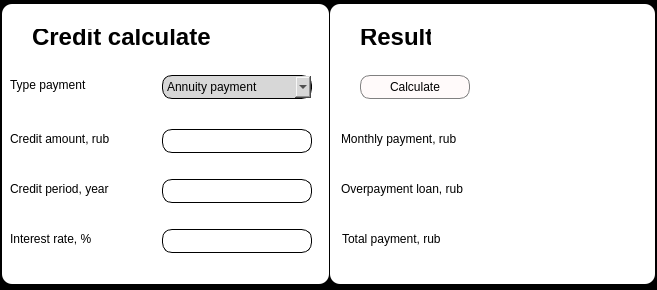
<?xml version="1.0" encoding="UTF-8"?>
<ui version="4.0">
 <class>Credit_calculate</class>
 <widget class="QDialog" name="Credit_calculate">
  <property name="geometry">
   <rect>
    <x>0</x>
    <y>0</y>
    <width>657</width>
    <height>290</height>
   </rect>
  </property>
  <property name="windowTitle">
   <string>Dialog</string>
  </property>
  <property name="styleSheet">
   <string notr="true">background-color: black;</string>
  </property>
  <widget class="QWidget" name="widget" native="true">
   <property name="geometry">
    <rect>
     <x>2</x>
     <y>4</y>
     <width>327</width>
     <height>280</height>
    </rect>
   </property>
   <property name="styleSheet">
    <string notr="true">border-radius: 10px;
background: white;</string>
   </property>
   <widget class="QLabel" name="label">
    <property name="geometry">
     <rect>
      <x>30</x>
      <y>25</y>
      <width>291</width>
      <height>16</height>
     </rect>
    </property>
    <property name="font">
     <font>
      <pointsize>18</pointsize>
      <bold>true</bold>
     </font>
    </property>
    <property name="styleSheet">
     <string notr="true">QLabel {
	color: black
}</string>
    </property>
    <property name="text">
     <string>Credit calculate</string>
    </property>
   </widget>
   <widget class="QLabel" name="label_2">
    <property name="geometry">
     <rect>
      <x>8</x>
      <y>73</y>
      <width>120</width>
      <height>16</height>
     </rect>
    </property>
    <property name="styleSheet">
     <string notr="true">QLabel {
	color: black
}</string>
    </property>
    <property name="text">
     <string>Type payment</string>
    </property>
   </widget>
   <widget class="QLabel" name="label_3">
    <property name="geometry">
     <rect>
      <x>8</x>
      <y>127</y>
      <width>120</width>
      <height>16</height>
     </rect>
    </property>
    <property name="styleSheet">
     <string notr="true">QLabel {
	color: black
}</string>
    </property>
    <property name="text">
     <string>Credit amount, rub</string>
    </property>
   </widget>
   <widget class="QLabel" name="label_4">
    <property name="geometry">
     <rect>
      <x>8</x>
      <y>177</y>
      <width>120</width>
      <height>16</height>
     </rect>
    </property>
    <property name="styleSheet">
     <string notr="true">QLabel {
	color: black
}</string>
    </property>
    <property name="text">
     <string>Credit period, year</string>
    </property>
   </widget>
   <widget class="QLabel" name="label_5">
    <property name="geometry">
     <rect>
      <x>8</x>
      <y>227</y>
      <width>120</width>
      <height>16</height>
     </rect>
    </property>
    <property name="styleSheet">
     <string notr="true">QLabel {
	color: black
}</string>
    </property>
    <property name="text">
     <string>Interest rate, %</string>
    </property>
   </widget>
   <widget class="QComboBox" name="type_payment">
    <property name="geometry">
     <rect>
      <x>160</x>
      <y>71</y>
      <width>150</width>
      <height>24</height>
     </rect>
    </property>
    <property name="styleSheet">
     <string notr="true">QComboBox {
  background-color: rgb(215, 215, 215);
  color: black;
  border: 1px solid black;
}</string>
    </property>
    <item>
     <property name="text">
      <string>Annuity payment</string>
     </property>
    </item>
    <item>
     <property name="text">
      <string>Differentiated payment</string>
     </property>
    </item>
   </widget>
   <widget class="QLineEdit" name="Credit_amount">
    <property name="geometry">
     <rect>
      <x>160</x>
      <y>125</y>
      <width>150</width>
      <height>24</height>
     </rect>
    </property>
    <property name="styleSheet">
     <string notr="true">border: 1px solid black;
color: black</string>
    </property>
   </widget>
   <widget class="QLineEdit" name="Credit_period">
    <property name="geometry">
     <rect>
      <x>160</x>
      <y>175</y>
      <width>150</width>
      <height>24</height>
     </rect>
    </property>
    <property name="styleSheet">
     <string notr="true">border: 1px solid black;
color: black</string>
    </property>
   </widget>
   <widget class="QLineEdit" name="Interest_rate">
    <property name="geometry">
     <rect>
      <x>160</x>
      <y>225</y>
      <width>150</width>
      <height>24</height>
     </rect>
    </property>
    <property name="styleSheet">
     <string notr="true">border: 1px solid black;
color: black</string>
    </property>
   </widget>
  </widget>
  <widget class="QWidget" name="widget_2" native="true">
   <property name="geometry">
    <rect>
     <x>330</x>
     <y>4</y>
     <width>325</width>
     <height>280</height>
    </rect>
   </property>
   <property name="styleSheet">
    <string notr="true">border-radius: 10px;
background: white;</string>
   </property>
   <widget class="QPushButton" name="pushButton">
    <property name="geometry">
     <rect>
      <x>30</x>
      <y>71</y>
      <width>110</width>
      <height>24</height>
     </rect>
    </property>
    <property name="styleSheet">
     <string notr="true">QPushButton {
  background-color: rgb(255, 250, 250);
  color: black; 
  border: 1px solid gray;
  border-radius: 10px;
}
QPushButton:pressed {
    background-color: qlineargradient(x1: 0, y1: 0, x2: 0, y2: 1,
                                      stop: 0 #dadbde, stop: 1 #f6f7fa);
}</string>
    </property>
    <property name="text">
     <string>Calculate</string>
    </property>
   </widget>
   <widget class="QLabel" name="label_6">
    <property name="geometry">
     <rect>
      <x>11</x>
      <y>127</y>
      <width>141</width>
      <height>16</height>
     </rect>
    </property>
    <property name="styleSheet">
     <string notr="true">QLabel {
	color: black
}</string>
    </property>
    <property name="text">
     <string>Monthly payment, rub</string>
    </property>
   </widget>
   <widget class="QLabel" name="label_7">
    <property name="geometry">
     <rect>
      <x>11</x>
      <y>177</y>
      <width>141</width>
      <height>16</height>
     </rect>
    </property>
    <property name="styleSheet">
     <string notr="true">QLabel {
	color: black
}</string>
    </property>
    <property name="text">
     <string>Overpayment loan, rub</string>
    </property>
   </widget>
   <widget class="QLabel" name="label_8">
    <property name="geometry">
     <rect>
      <x>12</x>
      <y>227</y>
      <width>141</width>
      <height>16</height>
     </rect>
    </property>
    <property name="styleSheet">
     <string notr="true">QLabel {
	color: black
}</string>
    </property>
    <property name="text">
     <string>Total payment, rub</string>
    </property>
   </widget>
   <widget class="QLabel" name="Monthly_payment">
    <property name="geometry">
     <rect>
      <x>170</x>
      <y>127</y>
      <width>150</width>
      <height>16</height>
     </rect>
    </property>
    <property name="styleSheet">
     <string notr="true">QLabel {
	color: black
}</string>
    </property>
    <property name="text">
     <string/>
    </property>
   </widget>
   <widget class="QLabel" name="Overpayment_on_the_loan">
    <property name="geometry">
     <rect>
      <x>170</x>
      <y>177</y>
      <width>140</width>
      <height>16</height>
     </rect>
    </property>
    <property name="styleSheet">
     <string notr="true">QLabel {
	color: black
}</string>
    </property>
    <property name="text">
     <string/>
    </property>
   </widget>
   <widget class="QLabel" name="Total_payment">
    <property name="geometry">
     <rect>
      <x>170</x>
      <y>227</y>
      <width>140</width>
      <height>16</height>
     </rect>
    </property>
    <property name="styleSheet">
     <string notr="true">QLabel {
	color: black
}</string>
    </property>
    <property name="text">
     <string/>
    </property>
   </widget>
   <widget class="QLabel" name="label_12">
    <property name="geometry">
     <rect>
      <x>30</x>
      <y>25</y>
      <width>71</width>
      <height>16</height>
     </rect>
    </property>
    <property name="font">
     <font>
      <pointsize>18</pointsize>
      <bold>true</bold>
     </font>
    </property>
    <property name="styleSheet">
     <string notr="true">QLabel {
	color: black
}</string>
    </property>
    <property name="text">
     <string>Result</string>
    </property>
   </widget>
  </widget>
 </widget>
 <resources/>
 <connections/>
</ui>
